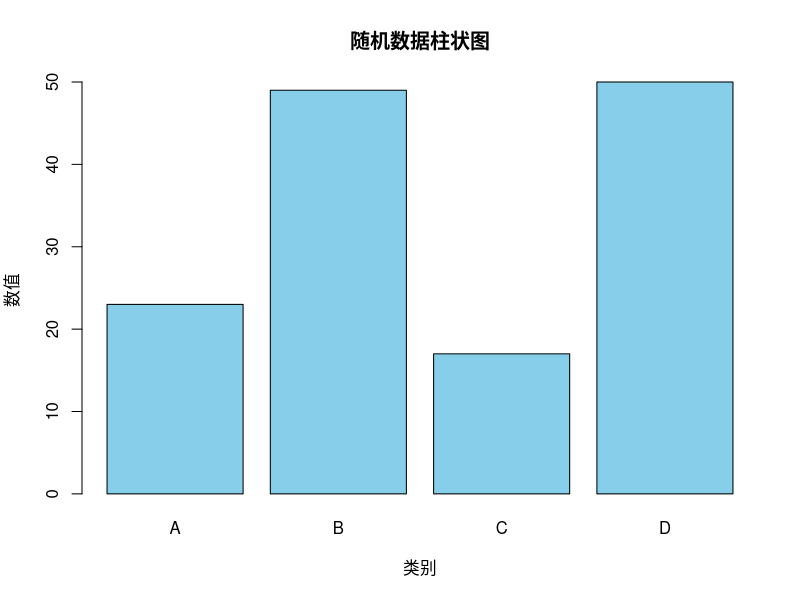

R code for this plot:
# 生成随机数据
data <- data.frame(
  category = c("A", "B", "C", "D"),
  values = sample(10:50, 4)  # 随机生成4个数值
)

# 绘制柱状图
barplot(data$values, 
        names.arg = data$category,
        main = "随机数据柱状图",
        xlab = "类别",
        ylab = "数值",
        col = "skyblue")

# 保存图形到文件
# png("barplot.png")  # 可选：保存为PNG
# barplot(data$values, names.arg = data$category, main = "随机数据柱状图", xlab = "类别", ylab = "数值", col = "skyblue")
# dev.off()
